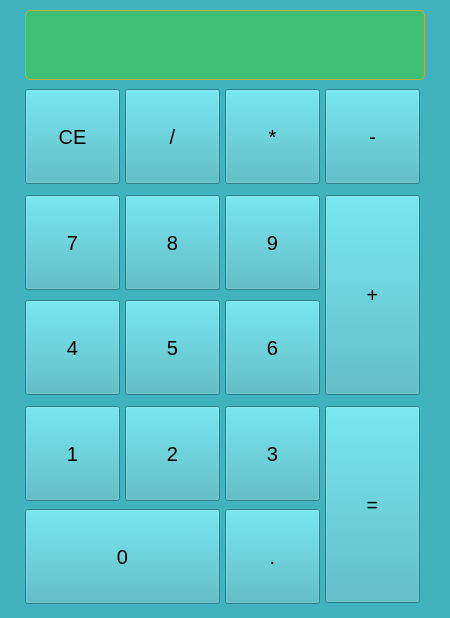
<?xml version="1.0" encoding="UTF-8"?>
<ui version="4.0">
 <class>mainWindow</class>
 <widget class="QMainWindow" name="mainWindow">
  <property name="geometry">
   <rect>
    <x>0</x>
    <y>0</y>
    <width>450</width>
    <height>618</height>
   </rect>
  </property>
  <property name="windowTitle">
   <string>Calculator</string>
  </property>
  <property name="styleSheet">
   <string notr="true">background-color: rgb(64, 179, 191);</string>
  </property>
  <widget class="QWidget" name="centralwidget">
   <widget class="QLabel" name="input">
    <property name="geometry">
     <rect>
      <x>25</x>
      <y>10</y>
      <width>400</width>
      <height>70</height>
     </rect>
    </property>
    <property name="font">
     <font>
      <pointsize>15</pointsize>
     </font>
    </property>
    <property name="styleSheet">
     <string notr="true">background-color: rgb(64, 191, 119);
border: 1px solid rgb(191, 172, 64);
border-radius: 5px;</string>
    </property>
    <property name="text">
     <string/>
    </property>
   </widget>
   <widget class="QPushButton" name="btn_CE">
    <property name="geometry">
     <rect>
      <x>25</x>
      <y>89</y>
      <width>95</width>
      <height>95</height>
     </rect>
    </property>
    <property name="font">
     <font>
      <pointsize>15</pointsize>
     </font>
    </property>
    <property name="text">
     <string>CE</string>
    </property>
   </widget>
   <widget class="QPushButton" name="btn_div">
    <property name="geometry">
     <rect>
      <x>125</x>
      <y>89</y>
      <width>95</width>
      <height>95</height>
     </rect>
    </property>
    <property name="font">
     <font>
      <pointsize>15</pointsize>
     </font>
    </property>
    <property name="text">
     <string>/</string>
    </property>
   </widget>
   <widget class="QPushButton" name="btn_mult">
    <property name="geometry">
     <rect>
      <x>225</x>
      <y>89</y>
      <width>95</width>
      <height>95</height>
     </rect>
    </property>
    <property name="font">
     <font>
      <pointsize>15</pointsize>
     </font>
    </property>
    <property name="text">
     <string>*</string>
    </property>
   </widget>
   <widget class="QPushButton" name="btn_sub">
    <property name="geometry">
     <rect>
      <x>325</x>
      <y>89</y>
      <width>95</width>
      <height>95</height>
     </rect>
    </property>
    <property name="font">
     <font>
      <pointsize>15</pointsize>
     </font>
    </property>
    <property name="text">
     <string>-</string>
    </property>
   </widget>
   <widget class="QPushButton" name="btn_sum">
    <property name="geometry">
     <rect>
      <x>325</x>
      <y>195</y>
      <width>95</width>
      <height>200</height>
     </rect>
    </property>
    <property name="font">
     <font>
      <pointsize>15</pointsize>
     </font>
    </property>
    <property name="text">
     <string>+</string>
    </property>
   </widget>
   <widget class="QPushButton" name="btn_9">
    <property name="geometry">
     <rect>
      <x>225</x>
      <y>195</y>
      <width>95</width>
      <height>95</height>
     </rect>
    </property>
    <property name="font">
     <font>
      <pointsize>15</pointsize>
     </font>
    </property>
    <property name="text">
     <string>9</string>
    </property>
   </widget>
   <widget class="QPushButton" name="btn_7">
    <property name="geometry">
     <rect>
      <x>25</x>
      <y>195</y>
      <width>95</width>
      <height>95</height>
     </rect>
    </property>
    <property name="font">
     <font>
      <pointsize>15</pointsize>
     </font>
    </property>
    <property name="text">
     <string>7</string>
    </property>
   </widget>
   <widget class="QPushButton" name="btn_8">
    <property name="geometry">
     <rect>
      <x>125</x>
      <y>195</y>
      <width>95</width>
      <height>95</height>
     </rect>
    </property>
    <property name="font">
     <font>
      <pointsize>15</pointsize>
     </font>
    </property>
    <property name="text">
     <string>8</string>
    </property>
   </widget>
   <widget class="QPushButton" name="btn_5">
    <property name="geometry">
     <rect>
      <x>125</x>
      <y>300</y>
      <width>95</width>
      <height>95</height>
     </rect>
    </property>
    <property name="font">
     <font>
      <pointsize>15</pointsize>
     </font>
    </property>
    <property name="text">
     <string>5</string>
    </property>
   </widget>
   <widget class="QPushButton" name="btn_4">
    <property name="geometry">
     <rect>
      <x>25</x>
      <y>300</y>
      <width>95</width>
      <height>95</height>
     </rect>
    </property>
    <property name="font">
     <font>
      <pointsize>15</pointsize>
     </font>
    </property>
    <property name="text">
     <string>4</string>
    </property>
   </widget>
   <widget class="QPushButton" name="btn_6">
    <property name="geometry">
     <rect>
      <x>225</x>
      <y>300</y>
      <width>95</width>
      <height>95</height>
     </rect>
    </property>
    <property name="font">
     <font>
      <pointsize>15</pointsize>
     </font>
    </property>
    <property name="text">
     <string>6</string>
    </property>
   </widget>
   <widget class="QPushButton" name="btn_2">
    <property name="geometry">
     <rect>
      <x>125</x>
      <y>406</y>
      <width>95</width>
      <height>95</height>
     </rect>
    </property>
    <property name="font">
     <font>
      <pointsize>15</pointsize>
     </font>
    </property>
    <property name="text">
     <string>2</string>
    </property>
   </widget>
   <widget class="QPushButton" name="btn_result">
    <property name="geometry">
     <rect>
      <x>325</x>
      <y>406</y>
      <width>95</width>
      <height>197</height>
     </rect>
    </property>
    <property name="font">
     <font>
      <pointsize>15</pointsize>
     </font>
    </property>
    <property name="text">
     <string>=</string>
    </property>
   </widget>
   <widget class="QPushButton" name="btn_1">
    <property name="geometry">
     <rect>
      <x>25</x>
      <y>406</y>
      <width>95</width>
      <height>95</height>
     </rect>
    </property>
    <property name="font">
     <font>
      <pointsize>15</pointsize>
     </font>
    </property>
    <property name="text">
     <string>1</string>
    </property>
   </widget>
   <widget class="QPushButton" name="btn_3">
    <property name="geometry">
     <rect>
      <x>225</x>
      <y>406</y>
      <width>95</width>
      <height>95</height>
     </rect>
    </property>
    <property name="font">
     <font>
      <pointsize>15</pointsize>
     </font>
    </property>
    <property name="text">
     <string>3</string>
    </property>
   </widget>
   <widget class="QPushButton" name="btn_0">
    <property name="geometry">
     <rect>
      <x>25</x>
      <y>509</y>
      <width>195</width>
      <height>95</height>
     </rect>
    </property>
    <property name="font">
     <font>
      <pointsize>15</pointsize>
     </font>
    </property>
    <property name="text">
     <string>0</string>
    </property>
   </widget>
   <widget class="QPushButton" name="btn_dot">
    <property name="geometry">
     <rect>
      <x>225</x>
      <y>509</y>
      <width>95</width>
      <height>95</height>
     </rect>
    </property>
    <property name="font">
     <font>
      <pointsize>15</pointsize>
     </font>
    </property>
    <property name="text">
     <string>.</string>
    </property>
   </widget>
  </widget>
 </widget>
 <resources/>
 <connections/>
</ui>
